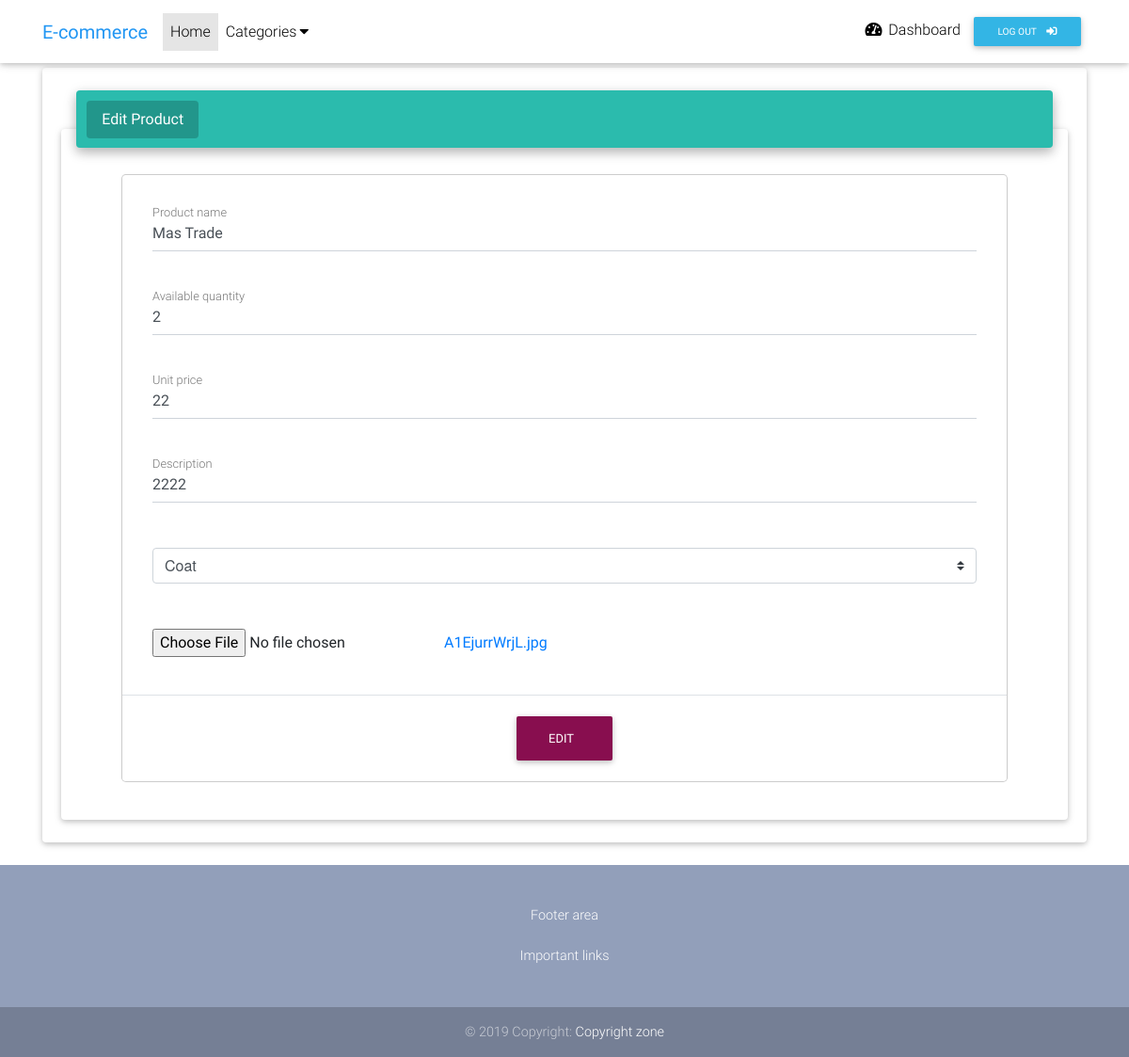
The app's page /edit-product/4 (signed in) with its own data.
### ecommerce/models.py (models this page shows, shortened)
class Product(models.Model):
    name        = models.CharField(max_length=50)
    category    = models.ForeignKey(Category, on_delete=models.CASCADE)
    description = models.TextField()
    price       = models.PositiveIntegerField(default=0)
    quantity    = models.PositiveIntegerField(default=0)
    image       = models.FileField()
    seller      = models.ForeignKey(Profile, on_delete=models.CASCADE)

class Category(models.Model):
    name = models.CharField(max_length=50)
    def __str__(self):
        return self.name

### ecommerce/decorators.py (the view)
        def wrap(request, *args, **kwargs):
            request.role = str(Profile.objects.get(user=request.user).account_type)
            if request.role in allowed_roles:
                return view_func(request, *args, **kwargs)
            else:
                raise PermissionDenied

### ecommerce/context_processors.py (called while the page is built)
def common_context(request):
    cart_items_count = Cart.objects.filter(ordered=False).count
    account_type = None
    try:
        account_type = str(Profile.objects.get(user=request.user).account_type)
    except:
        account_type = None
    context = {
      'account_type': account_type,
      'cart_items_count': cart_items_count,
      'categories': Category.objects.all(),
    }
    return context

### ecommerce/views.py (called while the page is built, shortened)
@login_required(login_url='authentication')
@has_access(['s'])
def seller_edit_product(request, id=None):
    if request.method == "GET":
        product = Product.objects.get(id=id)
        context = {
            'product': product
        }
        return render(request, 'ecommerce/product_edit.html',context)

### ecommerce/templates/ecommerce/product_edit.html (shortened to what this page needs)
{% extends 'ecommerce/_base.html' %}
{% load static %}
{% block content %}
  <main class="mt-5 pt-4">
    <div class="container wow fadeIn">
      <div class="row">
        <div class="col-md-12 mb-4">
          <div class="card">
            <div class="card-body" style="min-height:800px">
              <ul class="nav nav-tabs md-tabs" id="myTabMD" role="tablist">
                <li class="nav-item">
                  <a class="nav-link active" id="home-tab-md" data-toggle="tab" href="#home-md" role="tab" aria-controls="home-md"
                    aria-selected="true">Edit Product</a>
                </li>
              </ul>
              <div class="tab-content card pt-5" id="myTabContentMD">
                <div class="tab-pane fade show active" id="home-md" role="tabpanel" aria-labelledby="home-tab-md">
                  <div id="personal-information">
                      <div class="card-body px-lg-5 pt-0">
                          <form action="{% url 'edit_product' product.id %}" method="post" enctype="multipart/form-data">
                            <div class="modal-content">
                              <div class="modal-body mx-3">
                                <div class="md-form mb-5">
                                  <input type="text" id="form34" value="{{product.name}}" name="name" class="form-control validate" required>
                                  <label data-error="wrong" data-success="right" for="form34">Product name</label>
                                </div>
                                <div class="md-form mb-5">
                                  <input type="number" id="form32" value="{{product.quantity}}" name="quantity" class="form-control validate" required>
                                  <label data-error="wrong" data-success="right" for="form32">Available quantity</label>
                                </div>
                                <div class="md-form mb-5">
                                  <input type="number" id="form32" value="{{product.price}}" name="price" class="form-control validate" required>
                                  <label data-error="wrong" data-success="right" for="form32">Unit price</label>
                                </div>
                                <div class="md-form mb-5">
                                  <input type="text" id="form8" value="{{product.description}}" name="description" class="md-textarea form-control" rows="4" required>
                                  <label data-error="wrong" data-success="right" for="form8">Description</label>
                                </div>
                                <div class="md-form mb-5">
                                   <select class="browser-default custom-select" name="category" required>
                                      <option value="{{product.category.id}}" selected> {{product.category}} </option>
                                    </select>
                                </div>
                                <div class="md-form">
                                      <input type="file" name="image" >
                                      <a href="{% get_media_prefix %}{{product.image}}">{{product.image}}</a>
                                </div>
                              </div>
                              <div class="modal-footer d-flex justify-content-center">
                                <button type="submit" class="btn btn-unique">Edit </button>
                              </div>
                            </div>
                          </form>
                      </div>
                  </div>
                </div>
              </div>
            </div>
          </div>
        </div>
      </div>
    </div>
  </main>
{% endblock %}

### ecommerce/templates/ecommerce/_base.html (style rules this page uses)
html, body, header, .carousel { height: 60vh; }

### records on screen
Product: name "Mas Trade", quantity "2", price "22", description "2222", category "Coat", image "A1EjurrWrjL.jpg"
